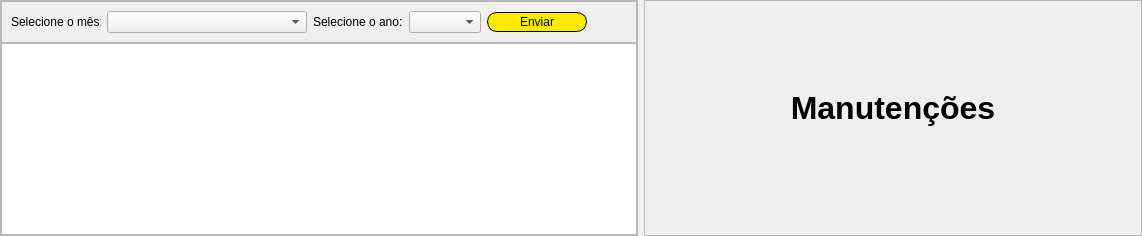
         <widget class="QWidget" name="page_5">
          <layout class="QHBoxLayout" name="horizontalLayout_13">
           <property name="spacing">
            <number>6</number>
           </property>
           <property name="leftMargin">
            <number>0</number>
           </property>
           <property name="topMargin">
            <number>0</number>
           </property>
           <property name="rightMargin">
            <number>0</number>
           </property>
           <property name="bottomMargin">
            <number>0</number>
           </property>
           <item>
            <widget class="QFrame" name="frame_18">
             <property name="frameShape">
              <enum>QFrame::StyledPanel</enum>
             </property>
             <property name="frameShadow">
              <enum>QFrame::Raised</enum>
             </property>
             <layout class="QVBoxLayout" name="verticalLayout_7">
              <property name="spacing">
               <number>0</number>
              </property>
              <property name="leftMargin">
               <number>0</number>
              </property>
              <property name="topMargin">
               <number>0</number>
              </property>
              <property name="rightMargin">
               <number>0</number>
              </property>
              <property name="bottomMargin">
               <number>0</number>
              </property>
              <item>
               <widget class="QFrame" name="frame_16">
                <property name="frameShape">
                 <enum>QFrame::StyledPanel</enum>
                </property>
                <property name="frameShadow">
                 <enum>QFrame::Raised</enum>
                </property>
                <layout class="QHBoxLayout" name="horizontalLayout_14">
                 <item>
                  <widget class="QLabel" name="label_12">
                   <property name="maximumSize">
                    <size>
                     <width>90</width>
                     <height>16777215</height>
                    </size>
                   </property>
                   <property name="text">
                    <string>Selecione o mês:</string>
                   </property>
                  </widget>
                 </item>
                 <item>
                  <widget class="QComboBox" name="comboBoxMesesManu">
                   <property name="minimumSize">
                    <size>
                     <width>200</width>
                     <height>0</height>
                    </size>
                   </property>
                   <property name="maximumSize">
                    <size>
                     <width>221</width>
                     <height>16777215</height>
                    </size>
                   </property>
                  </widget>
                 </item>
                 <item>
                  <widget class="QLabel" name="label_13">
                   <property name="text">
                    <string>Selecione o ano:</string>
                   </property>
                  </widget>
                 </item>
                 <item>
                  <widget class="QComboBox" name="comboBoxAnoManu"/>
                 </item>
                 <item>
                  <widget class="QPushButton" name="btnAtualizarManu">
                   <property name="minimumSize">
                    <size>
                     <width>100</width>
                     <height>20</height>
                    </size>
                   </property>
                   <property name="styleSheet">
                    <string notr="true">QPushButton{
background-color: rgb(252, 235, 0);
border:1px solid;
border-radius:10px;
}

QPushButton:hover{
	background-color: rgb(232, 213, 0);
}
</string>
                   </property>
                   <property name="text">
                    <string>Enviar</string>
                   </property>
                  </widget>
                 </item>
                 <item>
                  <spacer name="horizontalSpacer_14">
                   <property name="orientation">
                    <enum>Qt::Horizontal</enum>
                   </property>
                   <property name="sizeType">
                    <enum>QSizePolicy::MinimumExpanding</enum>
                   </property>
                   <property name="sizeHint" stdset="0">
                    <size>
                     <width>40</width>
                     <height>20</height>
                    </size>
                   </property>
                  </spacer>
                 </item>
                </layout>
               </widget>
              </item>
              <item>
               <widget class="QTableWidget" name="tableWidgetManu"/>
              </item>
             </layout>
            </widget>
           </item>
           <item>
            <widget class="QFrame" name="frame_17">
             <property name="frameShape">
              <enum>QFrame::StyledPanel</enum>
             </property>
             <property name="frameShadow">
              <enum>QFrame::Raised</enum>
             </property>
             <layout class="QVBoxLayout" name="verticalLayout_9">
              <item>
               <widget class="QLabel" name="label_14">
                <property name="font">
                 <font>
                  <pointsize>24</pointsize>
                  <weight>75</weight>
                  <bold>true</bold>
                 </font>
                </property>
                <property name="text">
                 <string>Manutenções</string>
                </property>
                <property name="alignment">
                 <set>Qt::AlignCenter</set>
                </property>
               </widget>
              </item>
              <item>
               <spacer name="horizontalSpacer_15">
                <property name="orientation">
                 <enum>Qt::Horizontal</enum>
                </property>
                <property name="sizeHint" stdset="0">
                 <size>
                  <width>478</width>
                  <height>20</height>
                 </size>
                </property>
               </spacer>
              </item>
             </layout>
            </widget>
           </item>
          </layout>
         </widget>
